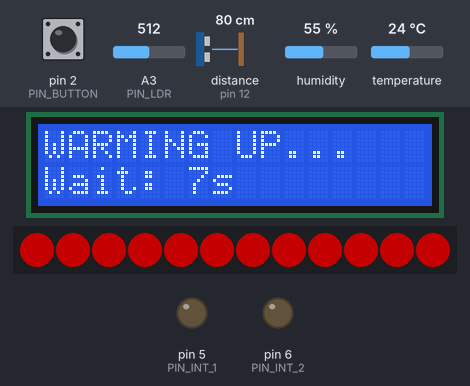
A sketch run on a simulated Arduino Uno, built with avr-gcc and run on an emulated ATmega328P. Parts: 16×2 character LCD, 12 RGB LEDs in strip order, left to right, output pins drawn as LEDs (lit = HIGH). Wiring (inferred from the names in the program): ultrasonic range finder: trigger pin 11; echo pin 12. Inputs (shaded band) come from the test bench; at power-on: distance to the obstacle (sensor on pin 12) 80 cm, pin 2 (PIN_BUTTON) HIGH, A3 (PIN_LDR) = 512, humidity 55 %, temperature 24 °C. The echo pulse lasts 58.3 µs per cm; dim RGB values are drawn brighter than linear; the local clock reads 2024-03-15 10:24:30 at power-on unless the sketch sets it; pins used as bus, display or sensor lines are not drawn; what the sketch prints to the serial monitor is not drawn.

Above: at 3.2 s.
3.3 s: distance to the obstacle (sensor on pin 12) set to 2 cm
At 5.9 s:
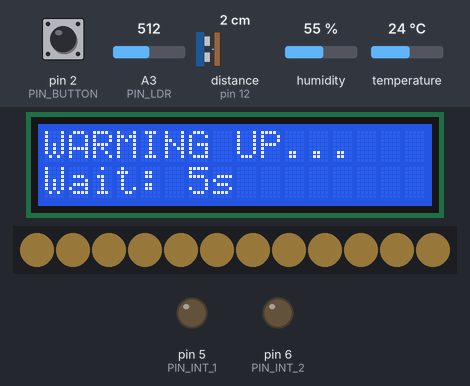
8.5 s: pin 2 (PIN_BUTTON) pulled LOW for 0.75 s
At 10.8 s:
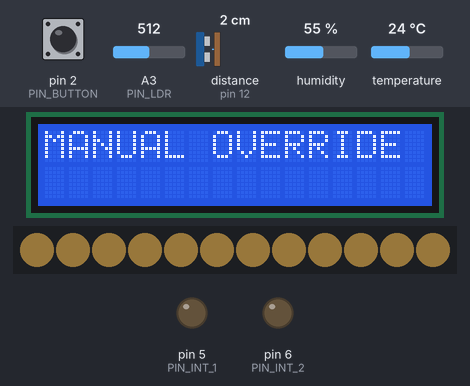
11.0 s: distance to the obstacle (sensor on pin 12) set to 18 cm
At 12.75 s:
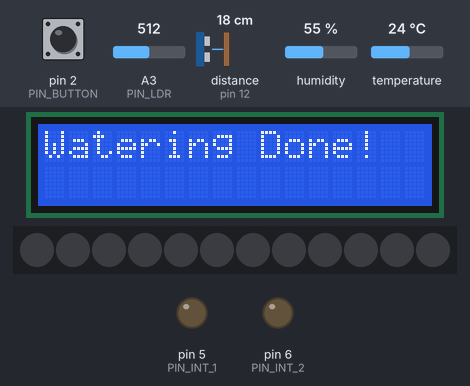
14.5 s: A3 (PIN_LDR) set to 118
23.5 s: A3 (PIN_LDR) set to 97
27.0 s: distance to the obstacle (sensor on pin 12) set to 3 cm
At 30.4 s:
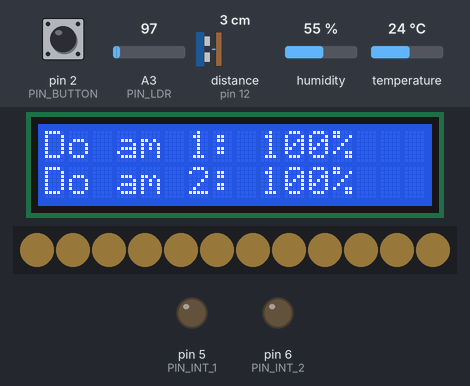
Timing chart, 0 to 31.9 s (numbered marks = the images above; inputs shaded):
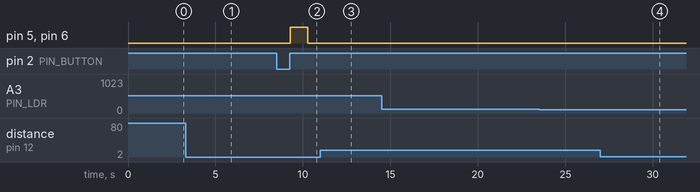

The sketch:

hethongnhung.ino
```cpp
#include <Wire.h>
#include <DHT.h>
#include <RTClib.h>
#include <LiquidCrystal_I2C.h>
#include <Adafruit_NeoPixel.h>
#include <avr/wdt.h>


// --- KHAI BÁO PIN ---
#define PIN_SOIL_1 A0
#define PIN_SOIL_2 A1
#define PIN_LDR    A3
#define PIN_DHT    4
#define DHTTYPE    DHT11

#define PIN_BUTTON     2
#define PIN_NEO    13   // Chân dữ liệu LED NeoPixel
#define NUM_LEDS   12

#define PIN_INT_1 5   // bơm 1
#define PIN_INT_2 6   // bơm 2

#define PIN_SENSOR_PWR1 9
#define PIN_SENSOR_PWR2 10

#define PIN_TRIG   11
#define PIN_ECHO   12

// --- Cấu hình Đối tượng ---
Adafruit_NeoPixel strip(NUM_LEDS, PIN_NEO, NEO_GRB + NEO_KHZ800);
LiquidCrystal_I2C lcd(0x27, 16, 2);
DHT dht(PIN_DHT, DHTTYPE);
RTC_DS3231 rtc;

// --- BIẾN TOÀN CỤC ---
const unsigned long TIME_IDLE_DAY   = 60000UL;
const unsigned long TIME_IDLE_NIGHT = 3600000UL;
const unsigned long TIME_WARMUP     = 10000UL;
const unsigned long TIME_ENV_UPDATE = 2000UL;
const unsigned long TIME_LCD_PAGE   = 2000UL;
const unsigned long TIME_REPORT     = 5000UL;

const int           MAX_SAMPLES     = 10;

const int FULL_WATER_DISTANCE = 2;
const int LOW_WATER_THRESHOLD = 10;
bool waterLowCached = false;

const int THR_MAX_MOISTURE = 800;
const int THR_MIN_MOISTURE = 220 ;
const int THR_VERY_DRY = 700;
const int THR_DRY      = 550;
const int THR_MILD     = 450;
int activeVeryDry, activeDry, activeMild;
bool isHarshEnv = false;

enum class SystemState { IDLE, WARMUP, READING, WATERING, REPORT};
SystemState currentState = SystemState::IDLE;

float soilSum1 = 0, soilSum2 = 0;
int soilCount = 0;
int avgs[2] = {0, 0};
float currentTemp = 0;
int currentLightLevel = 0;
int waterDistance = 0;
DateTime nowRTC;

volatile bool manualTrigger = false;
unsigned long lastDebounceTime = 0;

struct PumpTask {
    int intPin;
    unsigned long duration;
    unsigned long startTime;
    bool running;
};

PumpTask pumps[2];
bool abortWatering = false;
bool needToWater = false;
const  long LONG_DURATION = 5000; // inal
const  long MEDIUM_DURATION  = 3000; // final
const  long SHORT_DURATION =1000; // final

unsigned long stateTimer = 0;
unsigned long envTimer = 0;
unsigned long soilSampleTimer = 0;
unsigned long lcdTimer = 0;
int lcdPage = 0;

// --- HÀM KIỂM TRA BAN ĐÊM ---
bool isNight() {
    int h = nowRTC.hour();
    return (h >= 18 || h < 6);
}


void handleButton() {
    unsigned long now = millis();
    if (now - lastDebounceTime > 300) {
        manualTrigger = true;
        lastDebounceTime = now;
    }
}

void setStripColor(uint32_t color) {
    for(int i=0; i<NUM_LEDS; i++) strip.setPixelColor(i, color);
    strip.show();
}

void updateLEDStatus() {
    static int head = 0;
    static unsigned long lastLEDMove = 0;

    if (waterLowCached) {
        if ((millis() / 500) % 2 == 0) setStripColor(strip.Color(200, 0, 0));
        else setStripColor(strip.Color(0, 0, 0));
    }
    else if (currentState == SystemState::WATERING) {
        if (millis() - lastLEDMove > 80) {
            strip.clear();
            int tail = (head + NUM_LEDS - 1) % NUM_LEDS;
            strip.setPixelColor(head, strip.Color(0, 0, 255));
            strip.setPixelColor(tail, strip.Color(0, 0, 100));
            strip.show();
            head = (head + 1) % NUM_LEDS;
            lastLEDMove = millis();
        }
    }
    else if (isNight()) {
        // Ban đêm: Sáng đèn ngủ màu trắng ấm/vàng nhẹ
        setStripColor(strip.Color(50, 40, 20));
    }
    else {
        setStripColor(strip.Color(0, 0, 0)); // Ban ngày tắt đèn
    }
}

void turnSensors(bool on) {
    digitalWrite(PIN_SENSOR_PWR1, on ? HIGH : LOW);
    digitalWrite(PIN_SENSOR_PWR2, on ? HIGH : LOW);
}

void changeState(SystemState newState) {
    stateTimer = millis();
    soilSampleTimer = millis();
    currentState = newState;
    if (newState == SystemState::READING) { soilSum1 = 0; soilSum2 = 0; soilCount = 0; }
    if (newState == SystemState::IDLE) turnSensors(false);
    if (newState == SystemState::WARMUP) turnSensors(true);
}

bool checkWaterLow() {
    digitalWrite(PIN_TRIG, LOW); delayMicroseconds(5);
    digitalWrite(PIN_TRIG, HIGH); delayMicroseconds(10);
    digitalWrite(PIN_TRIG, LOW);
    long duration = pulseIn(PIN_ECHO, HIGH, 25000);
    waterDistance = (duration / 2) * 0.0343;
    if (duration == 0) return true;
    return (waterDistance > LOW_WATER_THRESHOLD);
}
void updateDynamicThresholds() {
    activeVeryDry = THR_VERY_DRY;
    activeDry = THR_DRY;
    activeMild = THR_MILD;
    isHarshEnv = false;

    // Nếu t>36 hoặc l > 120 -> Giảm ngưỡng (tưới sớm hơn)
    if (currentTemp > 36 || currentLightLevel < 110) {
        activeVeryDry -= 50;
        activeDry -= 50;
        activeMild -= 50;
        isHarshEnv = true;
    }
}

void updatePumpTasks() {
    unsigned long now = millis();
    if (abortWatering) {
        for (int i = 0; i < 2; i++) {
            digitalWrite(pumps[i].intPin, LOW);
            pumps[i].running = false; pumps[i].duration = 0;
        }
        return;
    }
    for (int i = 0; i < 2; i++) {
        if (!pumps[i].running && pumps[i].duration > 0) {
            digitalWrite(pumps[i].intPin, HIGH);
            pumps[i].startTime = now; pumps[i].running = true;
        }
        if (pumps[i].running && (now - pumps[i].startTime >= pumps[i].duration)) {
            digitalWrite(pumps[i].intPin, LOW);
            pumps[i].running = false; pumps[i].duration = 0;
        }
    }
}

void setup() {
    Serial.begin(9600);
    lcd.init(); lcd.backlight();
    dht.begin();
    rtc.begin();

    // NẾU RTC CHƯA ĐÚNG GIỜ, BỎ DẤU // Ở DÒNG DƯỚI ĐỂ CÀI LẠI GIỜ MÁY TÍNH
    rtc.adjust(DateTime(F(__DATE__), F(__TIME__)));
    //rtc.adjust(DateTime(2025, 1, 1, 16, 30, 0));


    strip.begin();
    strip.setBrightness(120);
    strip.show();

    pinMode(PIN_BUTTON, INPUT_PULLUP);
    attachInterrupt(digitalPinToInterrupt(PIN_BUTTON), handleButton, RISING);

    pinMode(PIN_INT_1, OUTPUT);pinMode(PIN_INT_2, OUTPUT);
    pinMode(PIN_SENSOR_PWR1, OUTPUT); pinMode(PIN_SENSOR_PWR2, OUTPUT);
    pinMode(PIN_TRIG, OUTPUT); pinMode(PIN_ECHO, INPUT);

    pumps[0] = {PIN_INT_1, 0, 0, false};
    pumps[1] = {PIN_INT_2, 0, 0, false};
    changeState(SystemState::WARMUP);
    wdt_enable(WDTO_4S);  // reset nếu treo quá 4 giây
    delay(2000);
}

void loop() {
    wdt_reset();

    unsigned long now = millis();

    // 1. Cập nhật môi trường & LED
    if (now - envTimer >= TIME_ENV_UPDATE) {
    float t = dht.readTemperature();
    if (!isnan(t)) {
        currentTemp = t;
    }
    currentLightLevel = analogRead(PIN_LDR);
    nowRTC = rtc.now();
    waterLowCached = checkWaterLow();
    Serial.println(currentLightLevel);
    Serial.println(waterDistance);
    Serial.println("--------------");
    updateDynamicThresholds() ;
    envTimer = now;
    }

    updateLEDStatus();

    // 2. Nút nhấn (Ưu tiên cao nhất)
    if (manualTrigger) {
        manualTrigger = false;
        if (currentState != SystemState::WATERING && !waterLowCached) {
            pumps[0].duration = SHORT_DURATION;
            pumps[1].duration = SHORT_DURATION;
            needToWater = true;
            changeState(SystemState::WATERING);
            lcd.clear(); lcd.print("MANUAL OVERRIDE");
        }
    }

    // 3. trạng thái máy
    switch (currentState) {
        case SystemState::IDLE:{
            unsigned long idlePeriod = isNight() ? TIME_IDLE_NIGHT : TIME_IDLE_DAY;

            if (now - stateTimer >= idlePeriod) {
                if (!waterLowCached) {
                    changeState(SystemState::WARMUP);
                } else {
                    stateTimer = now;
                }
            }

            break;
        }
        case SystemState::WARMUP:
            if (now - stateTimer >= TIME_WARMUP) changeState(SystemState::READING);
            break;

        case SystemState::READING:
            if (now - soilSampleTimer >= 1000) {
                soilSum1 += analogRead(PIN_SOIL_1); soilSum2 += analogRead(PIN_SOIL_2);
                soilCount++; soilSampleTimer = now;
            }
            if (soilCount >= MAX_SAMPLES) {
                if (isNight()) {
                    // Ban đêm: chỉ đo – KHÔNG tưới
                    avgs[0] = soilSum1 / MAX_SAMPLES;
                    avgs[1] = soilSum2 / MAX_SAMPLES;
                    changeState(SystemState::IDLE);
                    break;
                }
                activeVeryDry = THR_VERY_DRY; activeDry = THR_DRY; activeMild = THR_MILD;
                updateDynamicThresholds();
                avgs[0] = soilSum1/MAX_SAMPLES;
                avgs[1] = soilSum2/MAX_SAMPLES;
                needToWater = false;
                for (int i = 0; i < 2; i++) {
                    if (avgs[i] >= activeVeryDry) pumps[i].duration = LONG_DURATION;
                    else if (avgs[i] >= activeDry) pumps[i].duration =MEDIUM_DURATION;
                    else if (avgs[i] >= activeMild) pumps[i].duration = SHORT_DURATION ;
                    else pumps[i].duration = 0;
                    if (pumps[i].duration > 0) needToWater = true;
                }
                changeState(SystemState::WATERING);
            }
            break;

        case SystemState::WATERING:
            if (waterLowCached) abortWatering = true;
            updatePumpTasks();
            if (!pumps[0].running && !pumps[1].running) {
                abortWatering = false; changeState(SystemState::REPORT);
            }
            break;

        case SystemState::REPORT:
            if (now - stateTimer >= TIME_REPORT) changeState(SystemState::IDLE);
            break;
    }

    // 4. Hiển thị LCD
    if (now - lcdTimer >= ((currentState == SystemState::READING)||(currentState == SystemState::WARMUP) ? 1000 : TIME_LCD_PAGE)) {
        lcd.clear();// nuốt clear
        if (currentState == SystemState::WARMUP) {
            lcd.print("WARMING UP...");
            lcd.setCursor(0, 1);
            lcd.print("Wait: "); lcd.print((TIME_WARMUP - (now - stateTimer)) / 1000); lcd.print("s");
        } else if (currentState == SystemState::READING) {
            lcd.print("Status: READING");
            lcd.setCursor(0, 1);
            lcd.print("Samples: "); lcd.print(soilCount);
        } else if (currentState == SystemState::WATERING) {
            lcd.print("WATERING...");
            lcd.setCursor(0, 1);
            lcd.print("P1:"); lcd.print(pumps[0].duration/1000); lcd.print("s P2:"); lcd.print(pumps[1].duration/1000);lcd.print("s");
        } else if (currentState == SystemState::REPORT) {
            lcd.print(needToWater ? "Watering Done!" : "Soil Moisture OK");
            lcd.setCursor(0, 1);
            if(isHarshEnv){
                lcd.print("Harsh Weather") ;
            }
        } else {
            // IDLE Xoay vòng
            lcdPage = (lcdPage + 1) % 5;
            switch(lcdPage) {
                case 0:
                    lcd.print("Time: "); lcd.print(nowRTC.hour()); lcd.print(":"); lcd.print(nowRTC.minute());
                    lcd.setCursor(0,1);
                    lcd.print("Temp: "); lcd.print(currentTemp); lcd.print("C");
                    break;
                case 1:
                    lcd.print("Water: ");

                    if (waterLowCached) {
                        lcd.print("0%");
                        lcd.setCursor(0,1);
                        lcd.print("REFILL WATER!");
                    } else {
                        lcd.print(
                            constrain(
                                map(waterDistance, LOW_WATER_THRESHOLD, FULL_WATER_DISTANCE, 0, 100),
                                0, 100
                            )
                        );
                        lcd.print("%");
                    }
                    break;
                case 2:
                    lcd.print("Do am 1: "); lcd.print(constrain(map(avgs[0], THR_MAX_MOISTURE, THR_MIN_MOISTURE, 0, 100), 0, 100)); lcd.print("%");
                    lcd.setCursor(0,1);
                    lcd.print("Do am 2: "); lcd.print(constrain(map(avgs[1], THR_MAX_MOISTURE, THR_MIN_MOISTURE, 0, 100), 0, 100)); lcd.print("%");
                    break;
                case 3:
                    if (isNight()) {
                        lcd.print("Mode: NIGHT");
                        lcd.setCursor(0,1);
                        lcd.print("LED On-Sleeping");
                    } else {
                        lcd.print("Mode: DAY");
                        lcd.setCursor(0,1);
                        lcd.print("System Active");
                    }
                    break;
                case 4:
                    if(isHarshEnv){
                        lcd.print("Warning!") ;
                        lcd.setCursor(0,1) ;
                        lcd.print("Harsh weather");
                    }else{
                        lcd.print("Conditions:");
                        lcd.setCursor(0,1) ;
                        lcd.print("Normal") ;
                    }
                    break;
            }
        }
        lcdTimer = now;
    }
}
```

Measured:
- after the input at 3.3 s, the display: first differs from a run without the input after 0.79 s (image 1 shows a later state)
- after the input at 8.5 s, pin 5 (PIN_INT_1), pin 6 (PIN_INT_2): LOW → HIGH after 0.77 s, → LOW 1.0 s later; the display: first differs from a run without the input after 0.77 s (image 2 shows a later state)
- what the display in image 1 shows lasts 1.0 s, from 5.1 s to 6.1 s
- what the display in image 3 shows lasts 0.5 s, from 12.5 s to 13.0 s
